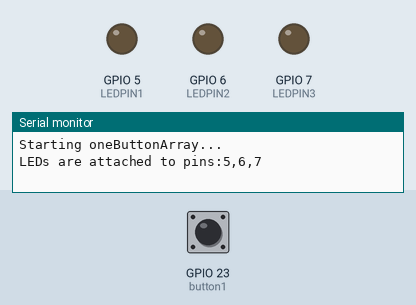
Simulated run of this sketch. Board: ESP32. Shown: output pins drawn as LEDs (lit = HIGH), the last lines printed to the serial monitor. Dashed ring = blinking. The test bench sets the inputs (shaded band); at power-on: GPIO 23 (button1) HIGH.

Above: at 1.2 s.
1.3 s: GPIO 23 (button1) pulled LOW for 0.15 s
At 4.3 s:
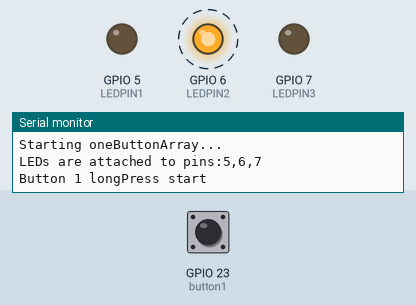
4.4 s: GPIO 23 (button1) pulled LOW for 1 s
At 6.4 s:
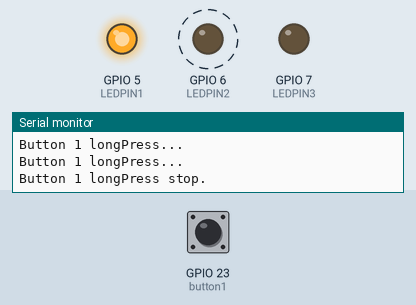
8.4 s: GPIO 23 (button1) driven LOW
At 9.5 s:
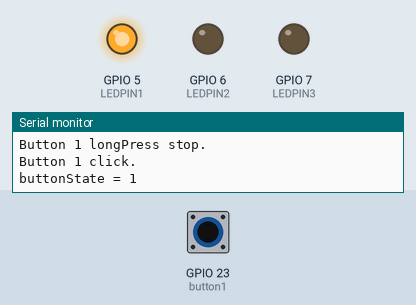
10.2 s: GPIO 23 (button1) driven HIGH
At 13.6 s:
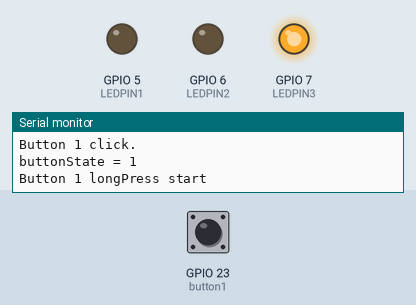
Timing chart, 0 to 14.2 s (numbered marks = the images above; inputs shaded):
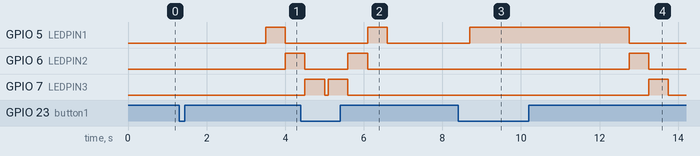

Measured:
- after the input at 1.3 s, GPIO 7 (LEDPIN3): stays LOW (without the input it goes to HIGH after 1.8 s)
- after the input at 4.4 s, GPIO 5 (LEDPIN1): LOW → HIGH after 1.7 s, → LOW 0.50 s later
- after the input at 8.4 s, GPIO 6 (LEDPIN2): stays LOW (without the input it goes to HIGH after 0.75 s); GPIO 7 (LEDPIN3): stays LOW (without the input it goes to HIGH after 1.3 s)
- after the input at 10.2 s, GPIO 5 (LEDPIN1): HIGH → LOW after 2.6 s; GPIO 6 (LEDPIN2): LOW → HIGH after 2.6 s, → LOW 0.50 s later; GPIO 7 (LEDPIN3): LOW → HIGH after 3.1 s, → LOW 0.50 s later

The sketch:

L04_03_oneButtonArray.ino
```cpp
/*
 * Project: Using OneButton library - introducing an array
 * Description: Introduct Students to OneButton Library using 1 button and an array
 * Author: Brian A Rashap
 * Date: 13-Dec-2019
 */

#include "OneButton.h"

// Setup OneButton on pin 23
OneButton button1(23, false);

// LED pin configure
const int LEDPIN1 = 5;
const int LEDPIN2 = 6;
const int LEDPIN3 = 7;
const int LEDARRAY[] = {LEDPIN1, LEDPIN2, LEDPIN3};

boolean buttonState;

int n;                     // number of LEDs, to be set in void setup()
int j;                     // index variable for which LED to light
int jState;

void setup() {

  Serial.begin(9600);
  while (!Serial);

  n = sizeof(LEDARRAY)/4;      // counter for the Array
  for(j=0;j<n;j++) {
    pinMode(LEDARRAY[j],OUTPUT);
  }

  buttonState = false;

  // link the button 1 functions.
  button1.attachClick(click1);
  button1.attachDoubleClick(doubleclick1);
  button1.attachLongPressStart(longPressStart1);
  button1.attachLongPressStop(longPressStop1);
  button1.attachDuringLongPress(longPress1);
  button1.setClickTicks(250);
  button1.setPressTicks(2000);

  Serial.printf("Starting oneButtonArray...\nLEDs are attached to pins:");
  for (j = 0; j<n-1; j++) {
    Serial.printf("%i,",LEDARRAY[j]);
  }
  Serial.printf("%i\n\n",LEDARRAY[j]);
  j = 0;   // reset index to 0;
}

void loop() {
  button1.tick();
  if (buttonState == LOW) {
    digitalWrite(LEDARRAY[j], LOW);
  }
  else {
    digitalWrite(LEDARRAY[j], HIGH);
  }
}

void click1() {
  Serial.printf("Button 1 click.\n");
  buttonState = !buttonState;
  Serial.printf("buttonState = %i\n",buttonState);
}

void doubleclick1() {
  Serial.printf("Button 1 doubleclick.\n");
  j++;
  if (j > 2) j = 0;
  Serial.printf("j = %i\n",j);
}


void longPressStart1() {
  Serial.printf("Button 1 longPress start\n");
  jState = j;
  for (j = 0; j<n; j++) {
    digitalWrite(LEDARRAY[j], LOW);
  }
  for (j = 0; j<n; j++) {
    digitalWrite(LEDARRAY[j], HIGH);
    delay(500);
    digitalWrite(LEDARRAY[j], LOW);
  }
}

void longPress1() {
  Serial.printf("Button 1 longPress...\n");
}

void longPressStop1() {
  Serial.printf("Button 1 longPress stop.\n");
  for (j = n-1; j>=0; j--) {
    digitalWrite(LEDARRAY[j], HIGH);
    delay(500);
    digitalWrite(LEDARRAY[j], LOW);
  }
  j=jState;
  digitalWrite(j,buttonState);
}
```
